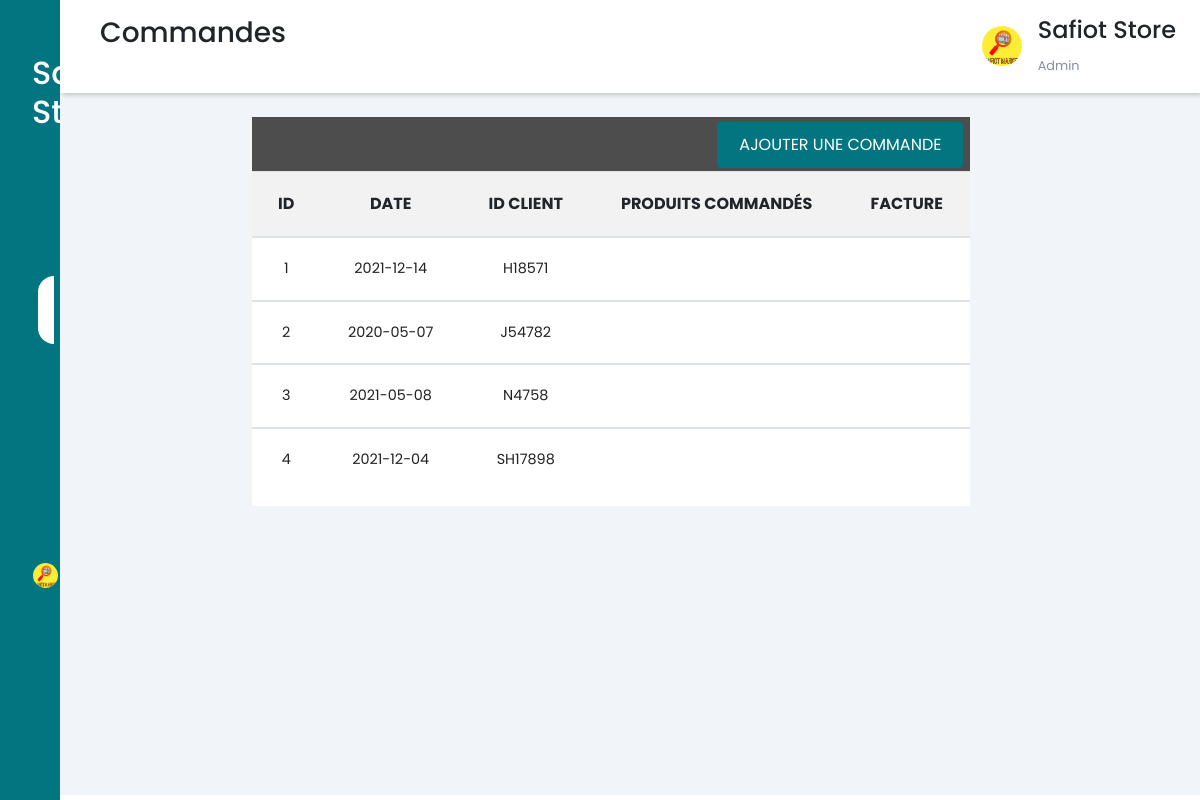
/home/indexcom.php (signed in), run on the app's committed database.
### tables this page shows
CREATE TABLE IF NOT EXISTS `commande` (
  `idc` int(50) NOT NULL AUTO_INCREMENT,
  `date` date NOT NULL,
  `cin` varchar(50) NOT NULL,
  PRIMARY KEY (`idc`),
  KEY `cin` (`cin`)
);

### home/indexcom.php (the view, shortened to what this page needs)
<?php  require "db_conn.php"; ?>
<!DOCTYPE html>
<html lang="en">
<head>
    <link rel="stylesheet" href="fontawesome.min.css">
    <link rel="stylesheet" href="bootstrap.min.css">
    <link rel="stylesheet"
        href="https://maxst.icons8.com/vue-static/landings/line-awesome/line-awesome/1.3.0/css/line-awesome.min.css">
    <link rel="stylesheet" href="style1.css">
    <link rel="stylesheet" href="tooplate.css">
    <link rel="stylesheet" href="styleindexcom.css">
  <link rel="stylesheet" href="stylebut.css">
</head>
<body>
    <div class="sidebar">
        <div class="sidebar-brand">
            <h2>
                <span>Safiot Store</span>
            </h2>
        </div>
        <div class="sidebar-menu">
            <ul>
            <li>
                    <a href="http://localhost/projetweb/home/index1.php" >
                        <span class="las la-igloo"></span>
                    </a>
                </li>
                <li>
                <a href="http://localhost/projetweb/home/indexcat.php" >
                        <span class="lab la-buromobelexperte"></span>
                        <span>Catégories</span></a>
                </li>
                <li>
                    <a href="http://localhost/projetweb/home/indexprod.php">
                        <span class="las la-box"></span>
                        <span>Produits</span></a>
                </li>
                <li>
                    <a href="http://localhost/projetweb/home/indexcom.php" class="active">
                        <span class="las la-shopping-cart"></span>
                        <span>Commandes</span></a>
                </li>
                <li>
                <a href="http://localhost/projetweb/home/indexcli.php" >
                        <span class="las la-users"></span>
                        <span>Clients</span></a>
                </li>
                <li>
                    <a href="http://localhost/projetweb/home/indexfou.php">
                        <span class="las la-address-card"></span>
                        <span>Fournisseurs</span></a>
                </li>
                <li>
                    <a href="http://localhost/projetweb/home/indexappr.php" >
                        <span class="las la-shipping-fast"></span>
                        <span>Approvisionnements</span></a>
                </li>
                <li>
                    <div class="navigation">
                        <a class="button" href="logout.php">
                            <img class="imgg" src="/home/img/safiot.jpg">
                        </a>
                    </div>
                </li>
            </ul>
        </div>
    </div>
    <div class="main-content">
        <header>
            <h3>
                <label for="nav-toggle">
                   <span class="las la-bars"></span>
                </label>Commandes
            </h3>
            <div class="user-wrapper">
                <img src="/home/img/safiot.jpg" width="40px" height="40px" alt=" ">
                <div>
                    <h4>Safiot Store </h4>
                    <small>Admin</small>
                </div>
            </div>
        </header>
        <main>
        <div class="row tm-content-row tm-mt-big">
                <div class="col-xl-8 col-lg-12 tm-md-12 tm-sm-12 tm-col">
                    <div class="bg-white tm-block h-100">
                        <div class="roww" ;>
                          <div class="col-md-8 col-sm-12">
                            </div>
                            <div class="col-md-4 col-sm-12 text-right">
                                <a href="insertcmd.php" class="btn btn-small btn-primary">Ajouter Une commande</a>
                            </div>
                        </div>
                        <div class="table-responsive">
<?php
        $stmt=$conn->query("select * from commande");
     echo "<table class=","table table-hover table-striped tm-table-striped-even mt-3"," >";
     echo "<thead>";
     echo "<tr class=","tm-bg-gray",">";
     echo" <th scope=","col",">ID </th>";
     echo" <th scope=","col",">DATE</th>";
     echo" <th scope=","col",">ID CLIENT</th>";
     echo" <th scope=","col"," class=","text-center",">PRODUITS COMMANDÉS</th>";
     echo" <th scope=","col"," class=","text-center",">FACTURE</th>";
     echo"</tr>";
     echo"</thead>";
while ($row =$stmt->fetch()) {
        echo"<tbody>";
        echo" <tr>";
        echo"<td class=","tm-product-name",">".$row['idc']."</td>";
        echo "<td class=","text-center",">".$row['date']."</td>";
        echo "<td class=","text-center",">".$row['cin']."</td>";
        echo" <td>";
         echo"</td>" ;
         echo" <td>";
         echo"</td>" ;
        echo " </tr>";
        echo"</tbody>";
}
?>
                        </div>
                        </div>
                    </div>
                </div>
            </div>
</body>
</html>
</html>

### home/style1.css (style rules this page uses)
:root { --main-color: #027581; --color-dark: #1D2231; --text-grey: #8390A2; }
* { font-family: 'Poppins', sans-serif; margin: 0; padding: 0; text-decoration: none; list-style-type: none; box-sizing: border-box; }
.sidebar { height: 100%; width: 345 px; position: fixed; left: 0; top: 0; z-index: 100; background: var(--main-color); color: #fff; overflow-y: auto; transition: width 300ms; }
.sidebar-brand { height: 90px; padding: 1rem 0rem 1rem 2rem; color: #fff; }
.sidebar-brand span { display: inline-block; padding-right: 1rem; }
.sidebar-menu { margin-top: 1rem; }
.sidebar-menu li { width: 100%; margin-bottom: 1.3rem; padding-left: 2rem; }
.sidebar-menu a { display: block; color: #fff; font-size: 1.1rem; }
.sidebar-menu a.active { background: #fff; padding-top: 1rem; padding-bottom: 1rem; color: var(--main-color); border-radius: 30px 0px 0px 30px; }
.sidebar-menu a span:first-child { font-size: 1.5rem; padding-right: 1rem; }
.main-content { transition: margin-left 300ms; margin-left: 240px; }
header { background: #fff; display: flex; justify-content: space-between; padding: 1rem 1.5rem; box-shadow: 2px 2px 5px rgba(0, 0, 0, 0.2); position: fixed; left: 260px; width: calc(100% - 240px); top: 0; z-index: 100; transition: left 300ms; }
header label span { font-size: 1.7rem; padding-right: 1rem; }
.user-wrapper { display: flex; align-items: center; }
.user-wrapper img { border-radius: 50%; margin-right: 1rem; }
.user-wrapper small { display: inline-block; color: var(--text-grey); }
main { margin-top: 85px; padding: 2rem 1.5rem; background: #f1f5f9; min-height: calc(100vh - 90px); }
table { border-collapse: collapse; }
thead tr { border-top: 1px solid#f0f0f0; border-bottom: 1px solid#f0f0f0; }
td { padding: .5rem; font-size: .9rem; color: #222; }
.btn-primary { color: var(--main-color); background-color: var(--main-color); border-color: var(--main-color); }
@media only screen and (max-width: 1200px) { .sidebar { width: 60px; z-index: 150; } }
@media only screen and (max-width: 1200px) { .sidebar .sidebar-header, .sidebar li { display: flex; justify-content: center; } }
@media only screen and (max-width: 1200px) { .main-content { margin-left: 60px; } }
@media only screen and (max-width: 1200px) { .main-content header { left: 60px; width: calc(100% - 60px); } }

### home/styleindexcom.css (style rules this page uses)
:root { --main-color: #027581; --color-dark: #1D2231; --text-grey: #8390A2; }
* { font-family: 'Poppins', sans-serif; margin: 0; padding: 0; text-decoration: none; list-style-type: none; box-sizing: border-box; }
.btn-primary, a sspan { background-color: var(--main-color); border: none; color: white; padding: 15px 22px; text-align: center; text-decoration: none; display: inline-block; font-size: 16px; }
.table td, .table th { padding: 20px 24px; TEXT-ALIGN: CENTER; }
.tm-bg-gray { background-color: rgba(0, 0, 0, 0.05); }
.bg-white { background-color: #fff!important; background: #f1f5f9; }
.col-xl-8.col-lg-12.tm-md-12.tm-sm-12.tm-col { position: relative; width: 100%; margin-left: 15%; padding-right: 15px; padding-left: 15px; }
.col, .col-1, .col-10, .col-11, .col-12, .col-2, .col-3, .col-4, .col-5, .col-6, .col-7, .col-8, .col-9, .col-auto, .col-lg, .col-lg-1, .col-lg-10, .col-lg-11, .col-lg-12, .col-lg-2, .col-lg-3, .col-lg-4, .col-lg-5, .col-lg-6, .col-lg-7, .col-lg-8, .col-lg-9, .col-lg-auto, .col-md, .col-md-1, .col-md-10, .col-md-11, .col-md-12, .col-md-2, .col-md-3, .col-md-4, .col-md-5, .col-md-6, .col-md-7, .col-md-8, .col-md-9, .col-md-auto, .col-sm, .col-sm-1, .col-sm-10, .col-sm-11, .col-sm-12, .col-sm-2, .col-sm-3, .col-sm-4, .col-sm-5, .col-sm-6, .col-sm-7, .col-sm-8, .col-sm-9, .col-sm-auto, .col-xl, .col-xl-1, .col-xl-10, .col-xl-11, .col-xl-12, .col-xl-2, .col-xl-3, .col-xl-4, .col-xl-5, .col-xl-6, .col-xl-7, .col-xl-8, .col-xl-9, .col-xl-auto p { position: relative; width: 220%; padding-right: 15px; padding-left: 15px; }
a.btn.btn-small.btn-primary { background-color: var(--main-color); color: white; padding: 11px 22px; text-align: center; text-decoration: none; display: inline-block; font-size: 16px; margin-left: 215%; margin-top: -14%; }
.roww { background: #4D4D4D; text-transform: uppercase; font-family: 'Open Sans Condensed', sans-serif; color: #fff; font-size: 18px; font-weight: 100; padding: 0px; }

### data on the page
commande: idc "1", date "2021-12-14", cin "H18571"
commande: idc "2", date "2020-05-07", cin "J54782"
commande: idc "3", date "2021-05-08", cin "N4758"
commande: idc "4", date "2021-12-04", cin "SH17898"
